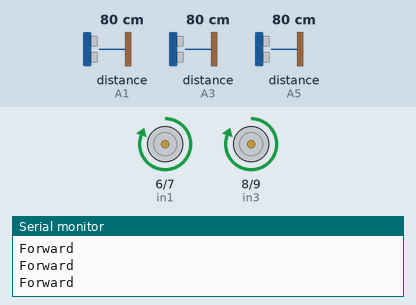
Recording of a sketch running on a simulated Arduino Uno, built with avr-gcc and run on an emulated ATmega328P. On the bench: motor-driver pin pairs drawn as motors (green arrow = first pin HIGH = forward, orange = second pin HIGH = backward, longer = more drive, scaled by the enable pin), the last lines printed to the serial monitor. Wiring (inferred from the names in the program): 3 × ultrasonic range finder: trigger A0, echo A1 / trigger A2, echo A3 / trigger A4, echo A5. The test bench sets the inputs (shaded band); at power-on: distance to the obstacle (sensors on A1, A3, A5) 80 cm. The echo pulse lasts 58.3 µs per cm.

Above: at 1.2 s.
1.3 s: distance to the obstacle (sensor on A1) set to 23 cm
2.8 s: distance to the obstacle (sensor on A1) set to 18 cm
At 4.0 s:
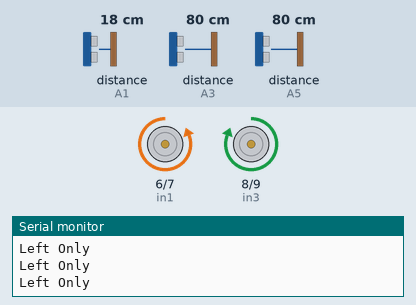
4.3 s: distance to the obstacle (sensor on A1) set to 120 cm
At 5.5 s:
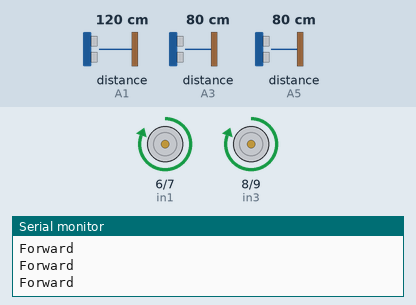
5.8 s: distance to the obstacle (sensor on A3) set to 27 cm
7.3 s: distance to the obstacle (sensor on A3) set to 22 cm
At 7.7 s:
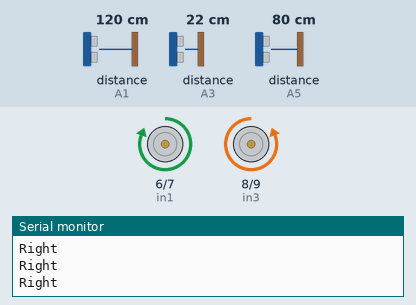
8.8 s: distance to the obstacle (sensor on A5) set to 4 cm
Timing chart, 0 to 11.8 s (numbered marks = the images above; inputs shaded):
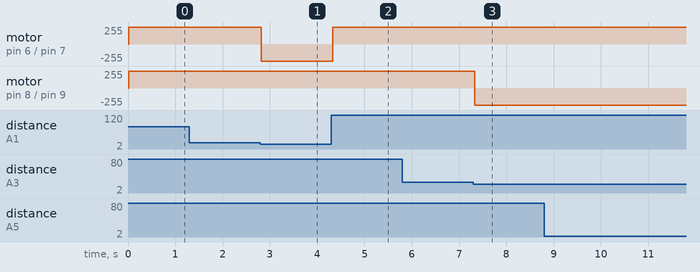

Measured:
- the behaviour switches between 22 and 21 cm on distance to the obstacle (sensor on A1) (found by bisection; images 0 and 1)
- the behaviour switches between 26 and 25 cm on distance to the obstacle (sensor on A3) (found by bisection; images 2 and 3)
- after the input at 2.8 s, motor on pin 6 (in1) / pin 7 (in2): forward 255/255 → backward 255/255 at once
- after the input at 4.3 s, motor on pin 6 (in1) / pin 7 (in2): backward 255/255 → forward 255/255 at once
- after the input at 7.3 s, motor on pin 8 (in3) / pin 9 (in4): forward 255/255 → backward 255/255 at once

The sketch:

Basic_obstacle_avoidance.ino
```cpp
/*Obstacle avoidance robot with three ultrasonic sensors
 * https://srituhobby.com
 */
//Include the motor driver library
//Define the sensor pins

//Set the speed of the motors
/*Obstacle avoidance robot with three ultrasonic sensors
 * https://srituhobby.com
 */
#define S1Trig A4
#define S2Trig A2
#define S3Trig A0
#define S1Echo A5
#define S2Echo A3
#define S3Echo A1
//Set the speed of the motors
#define Speed 160

#define ena 5
#define in1 6
#define in2 7
#define in3 8
#define in4 9
#define enb 10

bool var1m1 = true;
bool var2m1 = false ;

bool var1m2 = true;
bool var2m2= false;

void setup(){
  Serial.begin(9600);
  //Set the Trig pins as output pins
  pinMode(S1Trig, OUTPUT);
  pinMode(S2Trig, OUTPUT);
  pinMode(S3Trig, OUTPUT);
  //Set the Echo pins as input pins
  pinMode(S1Echo, INPUT);
  pinMode(S2Echo, INPUT);
  pinMode(S3Echo, INPUT);
  //Set the speed of the motors

  pinMode(ena,OUTPUT);
  pinMode(in1,OUTPUT);
  pinMode(in2,OUTPUT);
  pinMode(in3,OUTPUT);
  pinMode(in4,OUTPUT);
  pinMode(enb,OUTPUT);
  digitalWrite(ena,HIGH);
  digitalWrite(enb,HIGH);

}
void loop() {
  int centerSensor = sensorTwo();
  int leftSensor = sensorOne();
  int rightSensor = sensorThree();

// Check the distance using the IF condition
//  while (leftSensor <=20 && rightSensor<=20){
//    leftSensor = sensorOne();
//    rightSensor = sensorThree();
//    left();
//  }
  while (25 >= centerSensor) {
    centerSensor = sensorTwo();
    leftSensor = sensorOne();
    rightSensor = sensorThree();
    if (leftSensor > rightSensor) {
      left();
      Serial.println("Left");
    }
    if (leftSensor <= rightSensor) {
      right();
      Serial.println("Right");
    }
  }
  while (leftSensor <= 20 ){
    leftSensor = sensorOne();
    right();
    Serial.println("Right Only");
  }

  while (rightSensor <= 20 ){
    rightSensor = sensorThree();
    left();
    Serial.println("Left Only");
  }
  Serial.println("Forward");
  forward();
  delay(50);
}

//Get the sensor values
int sensorOne() {
  //pulse output
  digitalWrite(S1Trig, LOW);
  delayMicroseconds(4);
  digitalWrite(S1Trig, HIGH);
  delayMicroseconds(10);
  digitalWrite(S1Trig, LOW);

  long t = pulseIn(S1Echo, HIGH);//Get the pulse
  int cm = t / 29 / 2; //Convert time to the distance
  return cm; // Return the values from the sensor
}

//Get the sensor values
int sensorTwo() {
  //pulse output
  digitalWrite(S2Trig, LOW);
  delayMicroseconds(4);
  digitalWrite(S2Trig, HIGH);
  delayMicroseconds(10);
  digitalWrite(S2Trig, LOW);

  long t = pulseIn(S2Echo, HIGH);//Get the pulse
  int cm = t / 29 / 2; //Convert time to the distance
  return cm; // Return the values from the sensor
}

//Get the sensor values
int sensorThree() {
  //pulse output
  digitalWrite(S3Trig, LOW);
  delayMicroseconds(4);
  digitalWrite(S3Trig, HIGH);
  delayMicroseconds(10);
  digitalWrite(S3Trig, LOW);

  long t = pulseIn(S3Echo, HIGH);//Get the pulse
  int cm = t / 29 / 2; //Convert time to the distance
  return cm; // Return the values from the sensor
}

/***Motor functions**/
void forward() {
  digitalWrite(in1,var1m1);
  digitalWrite(in2,var2m1);
  digitalWrite(in3,var1m1);
  digitalWrite(in4,var2m2);
}
void right() {
  digitalWrite(in1,var1m1);
  digitalWrite(in2,var2m1);
  digitalWrite(in3,var2m2);
  digitalWrite(in4,var1m2);
}
void left() {
  digitalWrite(in1,var2m1);
  digitalWrite(in2,var1m1);
  digitalWrite(in3,var1m2);
  digitalWrite(in4,var2m2);
}
```
